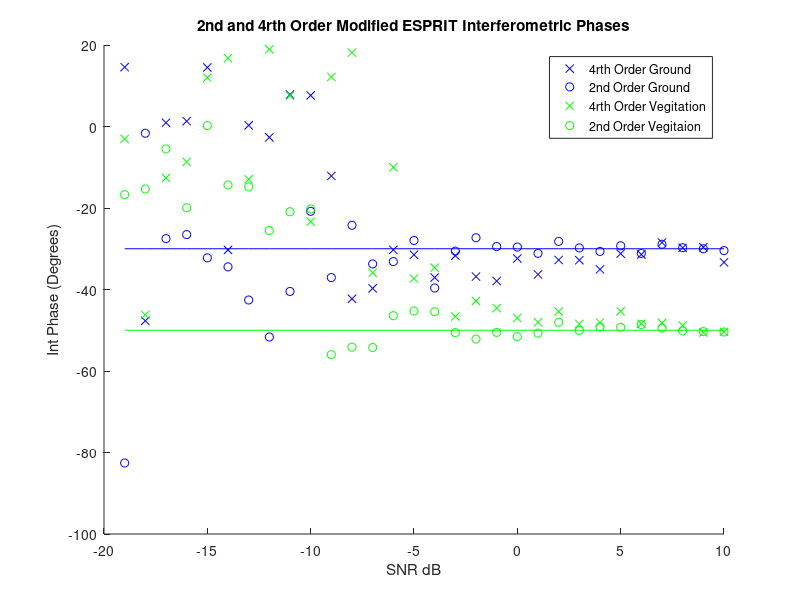

Source code (MATLAB):
%% Afric_Sim_test_ESPRIT
clc;clear;
%% Initializations
alpha = 1; %ground weighting factor
beta = 1;   %veg weighting factor
eye_optimal = 0.3737;

Pol_ground = [1;-1;0]./sqrt(2);
Pol_vegitation = [1;1;1]./sqrt(3);
G_O = 30;
ground_offset = G_O*pi/180; % ground interferomitry offset
V_O = 50;
vegitation_offset = V_O*pi/180;    % veg interferomitry offset
second_order = 3;

Averaged_samples = 10;
Window_optimal = 81;    %size of window
SNR_samples = 30;
%
ground_phase_4=zeros(SNR_samples,1);
ground_mag_4=zeros(SNR_samples,1);
ground_phase_2=zeros(SNR_samples,1);
ground_mag_2=zeros(SNR_samples,1);

vegitation_phase_4=zeros(SNR_samples,1);
vegitation_mag_4=zeros(SNR_samples,1);
vegitation_phase_2=zeros(SNR_samples,1);
vegitation_mag_2=zeros(SNR_samples,1);

forth_order = 6;
sort_ground_4 = zeros(forth_order,1);
sort_vegetation_4 = zeros(forth_order,1);

SNR = zeros(1,SNR_samples);
%% Matrix Construction
for SNR_sample = (1:SNR_samples);
    
    SNR(SNR_sample)=SNR_sample-20;
    Noise = (10^(-SNR(SNR_sample)/20))/sqrt(3);
    
    for unusedvariable = 1:Averaged_samples
        
        g =  Pol_ground*(sqrt(-2*log(1-rand(1,Window_optimal))).*exp(1i*2*pi*rand(1,Window_optimal)));
        v =  Pol_vegitation*(sqrt(-2*log(1-rand(1,Window_optimal))).*exp(1i*2*pi*rand(1,Window_optimal)));
        
        s1 = alpha*g + beta*v;
        s2 = alpha*exp(1i*ground_offset)*g + beta*exp(1i*vegitation_offset)*v;
        
        s1_Noise = s1 + Noise*sqrt(-2*log(1-rand(second_order,Window_optimal))).*exp(1i*2*pi*rand(second_order,Window_optimal));
        s2_Noise = s2 + Noise*sqrt(-2*log(1-rand(second_order,Window_optimal))).*exp(1i*2*pi*rand(second_order,Window_optimal));
        
        %% Fourth Order ESPRIT
        S1_4=[s1_Noise(1,:).*s1_Noise(1,:)
            s1_Noise(2,:).*s1_Noise(2,:)
            s1_Noise(3,:).*s1_Noise(3,:)
            s1_Noise(1,:).*s1_Noise(2,:)
            s1_Noise(1,:).*s1_Noise(3,:)
            s1_Noise(2,:).*s1_Noise(3,:)];
        
        S2_4=[s2_Noise(1,:).*s2_Noise(1,:)
            s2_Noise(2,:).*s2_Noise(2,:)
            s2_Noise(3,:).*s2_Noise(3,:)
            s2_Noise(1,:).*s2_Noise(2,:)
            s2_Noise(1,:).*s2_Noise(3,:)
            s2_Noise(2,:).*s2_Noise(3,:)];
        
        R1_4 = S1_4*S1_4'/Window_optimal;
        R2_4 = S1_4*S2_4'/Window_optimal;
        
        [eigenvec_4,eigenval_4] = eig(pinv(R1_4 + eye_optimal*eye(6))*R2_4);
        
        for i = 1:forth_order
            sort_ground_4(i) = (abs(eigenval_4(i,i)))^2....
                              *(abs(eigenvec_4(1,i))^2....
                              + abs(eigenvec_4(2,i))^2....
                              + abs(eigenvec_4(4,i))^2);
                          
            sort_vegetation_4(i) = (abs(eigenval_4(i,i)))^2....
                                  *(abs(eigenvec_4(3,i))^2....
                                  + abs(eigenvec_4(5,i))^2....
                                  + abs(eigenvec_4(6,i))^2);
        end       
        
        [~,srt_g_4] = sort(sort_ground_4,'descend');
        [~,srt_v_4] = sort(sort_vegetation_4,'descend');
        
        ground_phase_4(SNR_sample) = ground_phase_4(SNR_sample)....
            + 0.5*angle(eigenval_4(srt_g_4(1),srt_g_4(1)))/Averaged_samples;
        
        vegitation_phase_4(SNR_sample) = vegitation_phase_4(SNR_sample)....
            + 0.5*angle(eigenval_4(srt_v_4(1),srt_v_4(1)))/Averaged_samples;
        %% Second Order ESPRIT
        S1_2 = [s1_Noise(1,:)
            s1_Noise(2,:)
            s1_Noise(3,:)];
        
        S2_2 = [s2_Noise(1,:)
            s2_Noise(2,:)
            s2_Noise(3,:)];
        
        R1_2 = S1_2*S1_2'/Window_optimal;
        R2_2 = S1_2*S2_2'/Window_optimal;
        
        [eigenvec_2,eigenval_2] = eig(pinv(R1_2 + eye_optimal*eye(3))*R2_2);
        
        [~,srt_2]=sort(abs(diag(eigenval_2)),'descend');
        
        Leig_copol = abs(eigenvec_2(1,srt_2(1)))^2 + abs(eigenvec_2(2,srt_2(1)))^2;
        SLeig_copol = abs(eigenvec_2(1,srt_2(2)))^2 + abs(eigenvec_2(2,srt_2(2)))^2;
        
        if (Leig_copol >= SLeig_copol)
            
            ground_phase_2(SNR_sample) = ground_phase_2(SNR_sample)....
                + angle(eigenval_2(srt_2(1),srt_2(1)))/Averaged_samples;
            
            ground_mag_2(SNR_sample) = ground_mag_2(SNR_sample)....
                + abs(eigenval_2(srt_2(1),srt_2(1)))/Averaged_samples;
            
            vegitation_phase_2(SNR_sample) = vegitation_phase_2(SNR_sample)....
                + angle(eigenval_2(srt_2(2),srt_2(2)))/Averaged_samples;
            
            vegitation_mag_2(SNR_sample) = vegitation_mag_2(SNR_sample)....
                + abs(eigenval_2(srt_2(2),srt_2(2)))/Averaged_samples;
            
        else
            
            ground_phase_2(SNR_sample) = ground_phase_2(SNR_sample)....
                + angle(eigenval_2(srt_2(2),srt_2(2)))/Averaged_samples;
            
            ground_mag_2(SNR_sample) = ground_mag_2(SNR_sample)....
                + abs(eigenval_2(srt_2(2),srt_2(2)))/Averaged_samples;
            
            vegitation_phase_2(SNR_sample) = vegitation_phase_2(SNR_sample)....
                + angle(eigenval_2(srt_2(1),srt_2(1)))/Averaged_samples;
            
            vegitation_mag_2(SNR_sample) = vegitation_mag_2(SNR_sample)....
                + abs(eigenval_2(srt_2(1),srt_2(1)))/Averaged_samples;
            
        end
        
    end
end
%% Plotting Results
figure(1);
title('2nd and 4rth Order Modified ESPRIT Interferometric Phases');
xlabel('SNR dB');ylabel('Int Phase (Degrees)');
hold on;
plot(SNR,ground_phase_4*180/pi,'bx');
plot(SNR,ground_phase_2*180/pi,'bo');
plot(SNR,vegitation_phase_4*180/pi,'gx');
plot(SNR,vegitation_phase_2*180/pi,'go');
plot(SNR,-V_O*ones(1,SNR_samples),'g');
plot(SNR,-G_O*ones(1,SNR_samples),'b');
legend('4rth Order Ground','2nd Order Ground','4rth Order Vegitation','2nd Order Vegitaion','Location','northeast')
hold off
% 
% figure(2);title('RMS Error (dB)')
% plot(SNR,(ground_phase_est_fourth_mnsqrd),'black');
% xlabel('SNR');ylabel('RMS Error(dB)')

% figure(2)
% title('2nd and 4rth Order Modified ESPRIT Coherance');
% xlabel('SNR (dB)');ylabel('Maginitude')
% hold on;
% plot(SNR,ground_mag_4,'bx');
% plot(SNR,ground_mag_2,'bo');
% plot(SNR,vegitation_mag_4,'gx');
% plot(SNR,vegitation_mag_2,'go');
% legend('4rth Order Ground Coherance','2nd Order Ground Coherancee','4rth Order Vegitation Coherance','2nd Order Vegitation Coherancee','Location','southeast');
% hold off;